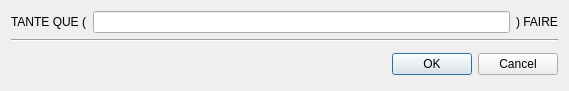
<?xml version="1.0" encoding="UTF-8"?>
<ui version="4.0">
 <class>Dialog_Tanteque_Faire</class>
 <widget class="QDialog" name="Dialog_Tanteque_Faire">
  <property name="geometry">
   <rect>
    <x>0</x>
    <y>0</y>
    <width>569</width>
    <height>79</height>
   </rect>
  </property>
  <property name="windowTitle">
   <string>Ajouter Tante que</string>
  </property>
  <property name="windowIcon">
   <iconset resource="../../Source.qrc">
    <normaloff>:/Icons/Icon/Icons8-Ios7-Editing-Increase-Font.ico</normaloff>:/Icons/Icon/Icons8-Ios7-Editing-Increase-Font.ico</iconset>
  </property>
  <layout class="QGridLayout" name="gridLayout_2">
   <item row="0" column="0">
    <layout class="QHBoxLayout" name="horizontalLayout">
     <item>
      <widget class="QLabel" name="label">
       <property name="text">
        <string>TANTE QUE (</string>
       </property>
      </widget>
     </item>
     <item>
      <widget class="QLineEdit" name="condition"/>
     </item>
     <item>
      <widget class="QLabel" name="label_2">
       <property name="text">
        <string>) FAIRE</string>
       </property>
      </widget>
     </item>
    </layout>
   </item>
   <item row="2" column="0">
    <layout class="QHBoxLayout" name="horizontalLayout_2">
     <item>
      <widget class="QWidget" name="widget" native="true">
       <layout class="QGridLayout" name="gridLayout">
        <item row="0" column="0">
         <widget class="QLabel" name="commentaire">
          <property name="styleSheet">
           <string notr="true">#commentaire
{
 color : red;
}</string>
          </property>
          <property name="text">
           <string/>
          </property>
         </widget>
        </item>
       </layout>
      </widget>
     </item>
     <item>
      <widget class="QDialogButtonBox" name="buttonBox">
       <property name="orientation">
        <enum>Qt::Horizontal</enum>
       </property>
       <property name="standardButtons">
        <set>QDialogButtonBox::Cancel|QDialogButtonBox::Ok</set>
       </property>
      </widget>
     </item>
    </layout>
   </item>
   <item row="1" column="0">
    <widget class="Line" name="line">
     <property name="orientation">
      <enum>Qt::Horizontal</enum>
     </property>
    </widget>
   </item>
  </layout>
 </widget>
 <resources>
  <include location="../../Source.qrc"/>
 </resources>
 <connections>
  <connection>
   <sender>buttonBox</sender>
   <signal>accepted()</signal>
   <receiver>Dialog_Tanteque_Faire</receiver>
   <slot>accept()</slot>
   <hints>
    <hint type="sourcelabel">
     <x>248</x>
     <y>254</y>
    </hint>
    <hint type="destinationlabel">
     <x>157</x>
     <y>274</y>
    </hint>
   </hints>
  </connection>
  <connection>
   <sender>buttonBox</sender>
   <signal>rejected()</signal>
   <receiver>Dialog_Tanteque_Faire</receiver>
   <slot>reject()</slot>
   <hints>
    <hint type="sourcelabel">
     <x>316</x>
     <y>260</y>
    </hint>
    <hint type="destinationlabel">
     <x>286</x>
     <y>274</y>
    </hint>
   </hints>
  </connection>
 </connections>
</ui>
